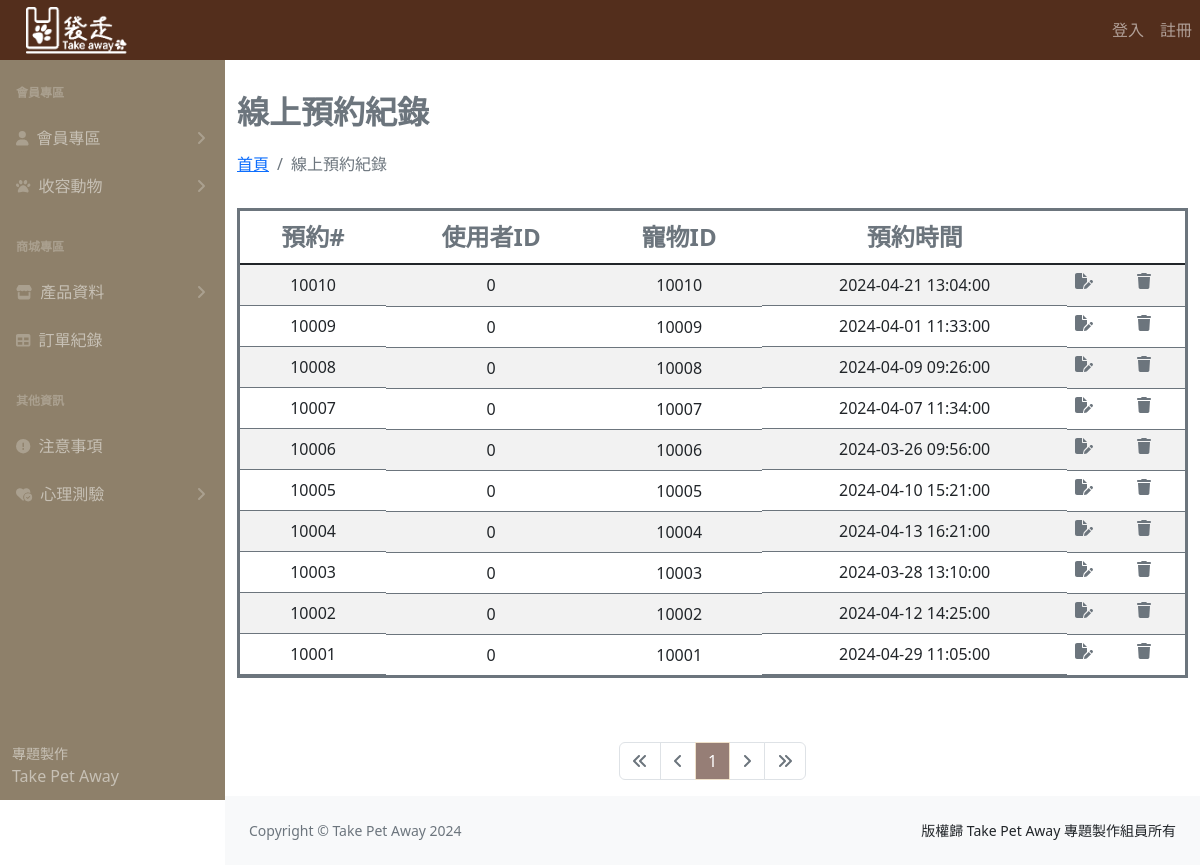
Before: /reserveList.php with the older database file.
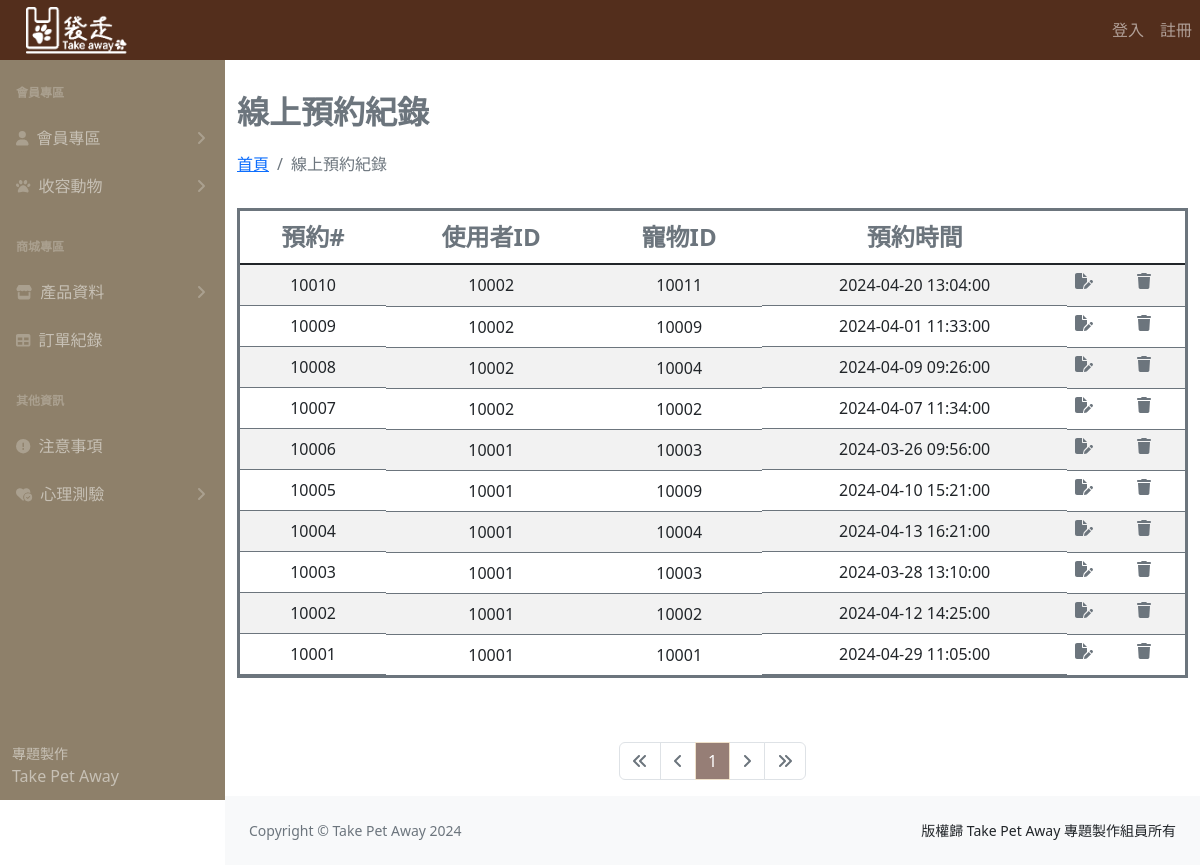
After: the same page with the newer database file.
### tables this page shows
CREATE TABLE `reserve_system` (
  `reservation_id` int(11) NOT NULL,
  `pet_id` int(11) NOT NULL,
  `user_id` int(11) NOT NULL,
  `time` datetime NOT NULL
);

### reserveList.php (the view, shortened to what this page needs)
<?php
require __DIR__ . '/parts/pdo-connect.php';
$page = isset($_GET['page']) ? intval($_GET['page']) : 1;
$perPage = 10;
$t_sql = "SELECT COUNT(1) FROM reserve_system";
$t_stmt = $pdo->query($t_sql);
$totalRows = $t_stmt->fetch(PDO::FETCH_NUM)[0];
$totalPages = ceil($totalRows / $perPage);
$rows = [];
if ($totalRows > 0) {
  $sql = sprintf("SELECT * FROM reserve_system ORDER BY reservation_id  DESC LIMIT %s, %s", ($page - 1) * $perPage, $perPage);
  $rows = $pdo->query($sql)->fetchAll();
}
?>
<?php include __DIR__ . '/parts/1_head.php' ?>
<?php include __DIR__ . '/parts/2_nav.php' ?>
<?php include __DIR__ . '/parts/3_side_nav.php' ?>
<div class="container">
  <div class="row ">
    <h1 class="mt-4 fw-bold lh-lg text-secondary fs-2">線上預約紀錄</h1>
    <ol class="breadcrumb mb-4">
      <li class="breadcrumb-item"><a href="index_.php">首頁</a></li>
      <li class="breadcrumb-item active">線上預約紀錄</li>
    </ol>
    <div class="col table-striped table-hover ">
      <table class="table table-striped table-hover mt-2 border border-3 border-secondary">
        <thead>
          <tr class="text-center text-secondary fs-4">
            <th>預約#</th>
            <th>使用者ID</th>
            <th>寵物ID</th>
            <th>預約時間</th>
            <th><i></i></th>
            <th><i></i></th>
          </tr>
        </thead>
        <tbody class="table-group-divider">
          <?php foreach ($rows as $r) : ?>
            <tr class="text-center">
              <td class="d-flex justify-content-center"><?= $r['reservation_id'] ?></td>
              <td><?= $r['user_id'] ?></td>
              <td><?= $r['pet_id'] ?></td>
              <td class="d-flex justify-content-center"><?= $r['time'] ?></td>
              <td>
                <a href="reserveEdit.php?sid=<?= $r['reservation_id'] ?>" class="color-primary">
                  <i class="fa-solid fa-file-pen text-secondary d-flex justify-content-center  "></i>
              <td>
                <a href="javascript: deleteOne(<?= $r['reservation_id'] ?>)" class="color-primary">
                  <i class="fa-solid fa-trash text-secondary d-flex justify-content-center"></i>
                </a>
              </td>
              </a>
              </td>
            </tr>
          <?php endforeach ?>
        </tbody>
      </table>
    </div>
  </div>
  <div class="row mt-5">
    <div class="col d-flex justify-content-center">
      <nav aria-label="Page navigation example center ">
        <ul class="pagination ">
          <li class="page-item <?= $page == 1 ? 'disabled' : '' ?>">
            <a class="page-link" href="?page=1">
              <i class="fa-solid fa-angles-left"></i>
            </a>
          </li>
          <li class="page-item <?= $page == 1 ? 'disabled' : '' ?>">
            <a class="page-link" href="?page=<?= $page - 1 ?>">
              <i class="fa-solid fa-angle-left"></i>
            </a>
          </li>
          <?php for ($i = $page - 5; $i <= $page + 5; $i++) : ?>
            <?php if ($i >= 1 and $i <= $totalPages) : ?>
              <li class="page-item <?= $i != $page ?: 'active' ?>">
                <a class="page-link" href="?page=<?= $i ?>"><?= $i ?></a>
              </li>
            <?php endif ?>
          <?php endfor ?>
          <li class="page-item <?= $page == $totalPages ? 'disabled' : '' ?>">
            <a class="page-link" href="?page=<?= $page + 1 ?>">
              <i class="fa-solid fa-angle-right"></i>
            </a>
          </li>
          <li class="page-item <?= $page == $totalPages ? 'disabled' : '' ?>">
            <a class="page-link" href="?page=<?= $totalPages ?>">
              <i class="fa-solid fa-angles-right"></i>
            </a>
          </li>
        </ul>
      </nav>
    </div>
  </div>
</div>
<?php include __DIR__ . '/parts/4_footer.php' ?>
<?php include __DIR__ . '/parts/6_foot.php' ?>

Changed rows visible on the page:
changed reserve_system id 10010: user "0" → "10002"; pet "10010" → "10011"; time "2024-04-21 13:04:00" → "2024-04-20 13:04:00"
changed reserve_system id 10009: user "0" → "10002"
changed reserve_system id 10008: user "0" → "10002"; pet "10008" → "10004"
changed reserve_system id 10007: user "0" → "10002"; pet "10007" → "10002"
changed reserve_system id 10006: user "0" → "10001"; pet "10006" → "10003"
changed reserve_system id 10005: user "0" → "10001"; pet "10005" → "10009"
changed reserve_system id 10004: user "0" → "10001"
changed reserve_system id 10003: user "0" → "10001"
changed reserve_system id 10002: user "0" → "10001"
changed reserve_system id 10001: user "0" → "10001"
